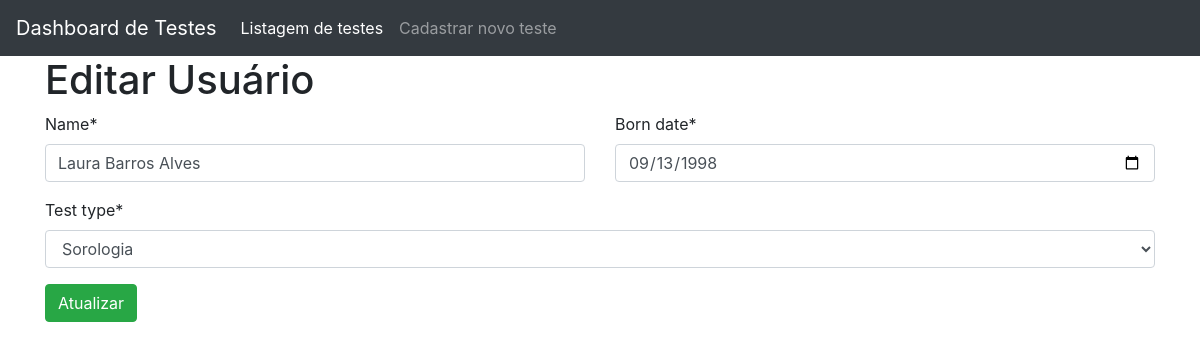
/users/edit/2, run on the app's committed database.
### users/models.py (models this page shows, shortened)
class User(models.Model):
    name = models.CharField(max_length=200)
    born_date = models.DateField()
    test_type = models.ForeignKey(TestType, on_delete=models.CASCADE)

### users/views.py (the view)
# urls.py: path('users/edit/<int:id>', UserEdit, name="user_edit"),
def UserEdit(request, id):
    user = get_object_or_404(User, pk=id)
    if request.method == "POST":
        form = UserForm(request.POST, instance=user)
        if form.is_valid():
            form.save()
            return redirect("home")
    else:
        form = UserForm(instance=user)
    return render(request, "user_edit.html", {"form": form})

### users/forms.py
class UserForm(ModelForm):
    class Meta:
        model = User
        fields = '__all__'
        widgets = {
            'name': TextInput(attrs={"type": "string"}),
            'born_date': DateInput(attrs={"type": "date"}),
        }

### users/models.py (called while the page is built)
    def __str__(self):
        return self.name

### templates/user_edit.html (shortened to what this page needs)
{% extends "base.html" %}
{% load crispy_forms_tags %}
{% block content %}
<div class="container">
    <h1>Editar Usuário</h1>
    <form method="post">
        <div class="row">
            <div class="col-6">
                {{ form.name|as_crispy_field }}
            </div>
            <div class="col-6">
                {{ form.born_date|as_crispy_field }}
            </div>
        </div>
        {{ form.test_type|as_crispy_field }}
        <button type="submit" class="btn btn-success">Atualizar</button>
    </form>
</div>
{% endblock %}

### static/css/base.css (style rules this page uses)
body { text-align: center; }

### data on the page
User: name "Laura Barros Alves", born_date "09/13/1998", test_type "Sorologia"
